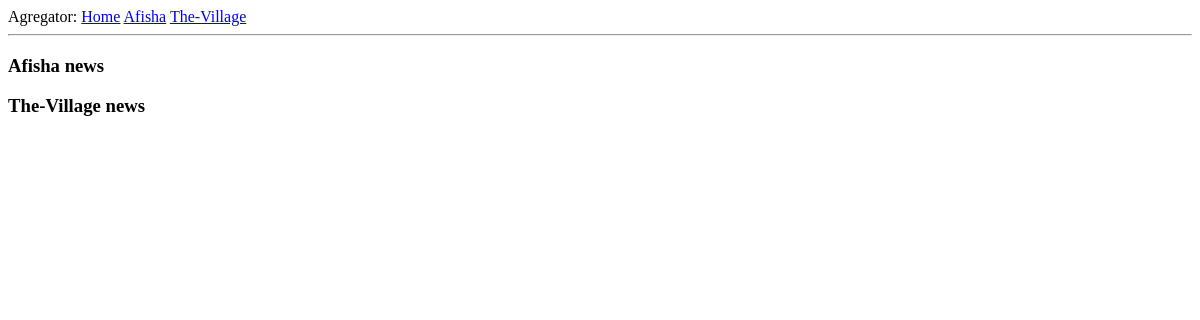
Before: / with the older database file.
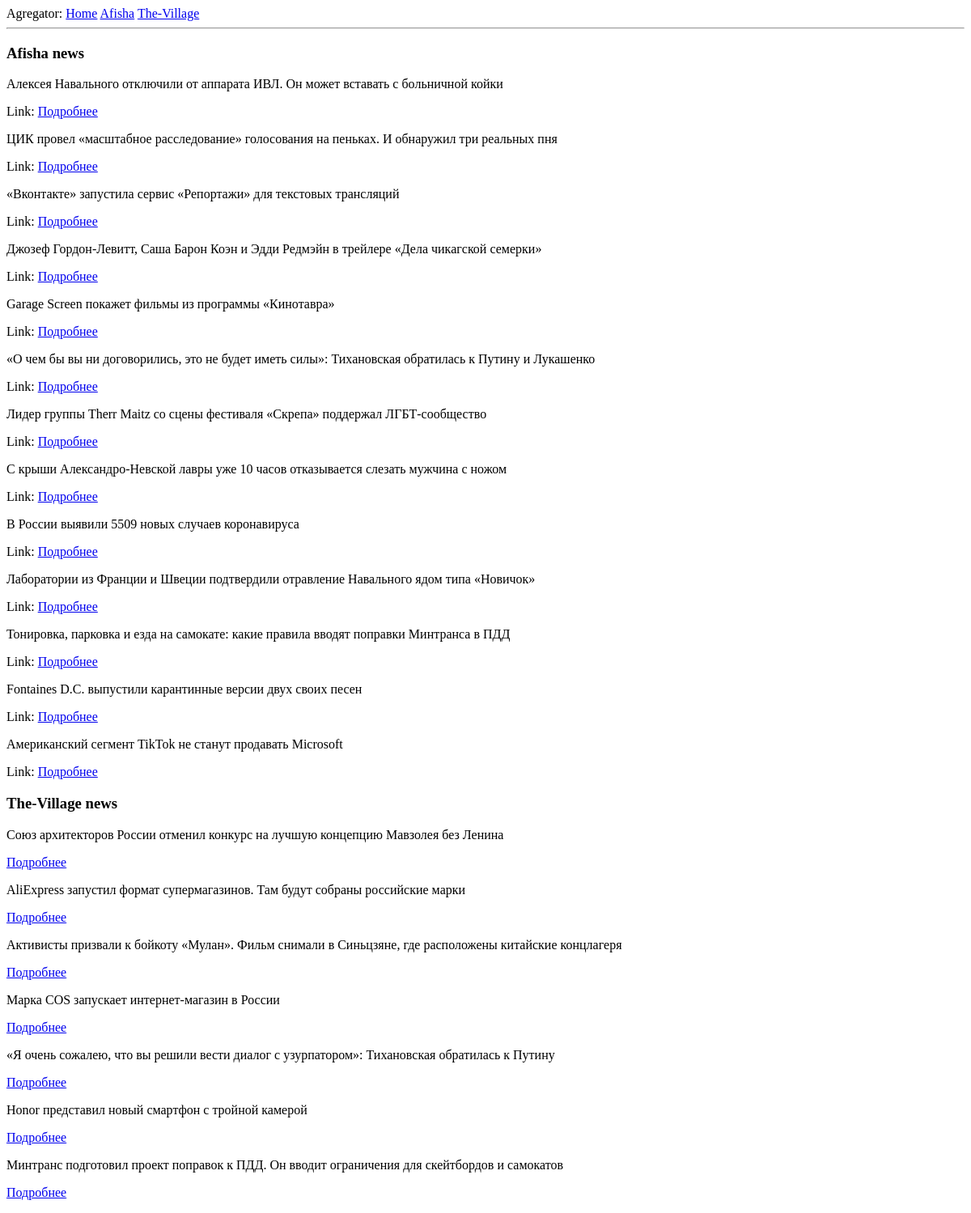
After: the same page with the newer database file.
### app/models.py (models this page shows, shortened)
class PaginatedAPIMixin(object):
    @staticmethod
    def to_collection_dict(query, page, per_page, endpoint, **kwargs):
        resources = query.paginate(page, per_page, False)
        data = {
            'items': [item.to_dict() for item in resources.items],
            '_meta': {
                'page': page,
                'per_page': per_page,
                'total_pages': resources.pages,
                'total_items': resources.total
            },
            '_links': {
                'self': url_for(endpoint, page=page, per_page=per_page, **kwargs),
                'next': url_for(endpoint, page=page + 1, per_page=per_page, **kwargs) if resources.has_next else None,
                'prev': url_for(endpoint, page=page - 1, per_page=per_page, **kwargs) if resources.has_prev else None
            }
        }
        return data

class News(PaginatedAPIMixin, db.Model):
    id = db.Column(db.Integer, primary_key=True)
    header = db.Column(db.String(120), index=True, unique=True)
    link = db.Column(db.String(120), index=True, unique=True)
    timestamp = db.Column(db.DateTime, index=True, default=datetime.utcnow)
    user_id = db.Column(db.Integer, db.ForeignKey('resource.id'))

### app/main/routes.py (the view)
@bp.route('/', methods=['GET'])
def index():
    since = datetime.now() - timedelta(hours=24)
    news_afisha, news_village = [], []
    news = News.query.filter(News.timestamp > since).order_by(News.timestamp.desc()).all()
    for new in news:
        if new.source.title == 'afisha':
            news_afisha.append(new)
        elif new.source.title == 'the-village':
            news_village.append(new)
    return render_template("table.html", title="Test", news_afisha=news_afisha, news_village=news_village)

### app/templates/table.html
{% extends "base.html" %}
{% block content %}
    <h3>Afisha news</h3>
        {% for new in news_afisha %}
            <div><p>{{ new.header }}</p><p>Link: <a href="{{ new.link }}">Подробнее</a></p></div>
        {% endfor %}
    <h3>The-Village news</h3>
        {% for new in news_village %}
            <div><p>{{ new.header }}</p><p><a href="{{ new.link }}">Подробнее</a></p></div>
        {% endfor %}
{% endblock %}

### app/templates/base.html (shortened to what this page needs)
<html>
    <head>
    </head>
    <body>
        <div>Agregator:
            <a href="{{ url_for('main.index') }}">Home</a>
            <a href="{{ url_for('main.afisha') }}">Afisha</a>
            <a href="{{ url_for('main.village') }}">The-Village</a>
        </div>
        <hr>
        {% block content %}{% endblock %}
    </body>
</html>

Changed rows visible on the page:
added News: header "Алексея Навального отключили от аппарата ИВЛ. Он может вставать с больничной койки", shown under "Afisha news"
added News: header "ЦИК провел «масштабное расследование» голосования на пеньках. И обнаружил три реальных пня", shown under "Afisha news"
added News: header "«Вконтакте» запустила сервис «Репортажи» для текстовых трансляций", shown under "Afisha news"
added News: header "Джозеф Гордон-Левитт, Саша Барон Коэн и Эдди Редмэйн в трейлере «Дела чикагской семерки»", shown under "Afisha news"
added News: header "Garage Screen покажет фильмы из программы «Кинотавра»", shown under "Afisha news"
added News: header "«О чем бы вы ни договорились, это не будет иметь силы»: Тихановская обратилась к Путину и Лукашенко", shown under "Afisha news"
added News: header "Лидер группы Therr Maitz со сцены фестиваля «Скрепа» поддержал ЛГБТ-сообщество", shown under "Afisha news"
added News: header "С крыши Александро-Невской лавры уже 10 часов отказывается слезать мужчина с ножом", shown under "Afisha news"
added News: header "В России выявили 5509 новых случаев коронавируса", shown under "Afisha news"
added News: header "Лаборатории из Франции и Швеции подтвердили отравление Навального ядом типа «Новичок»", shown under "Afisha news"
added News: header "Тонировка, парковка и езда на самокате: какие правила вводят поправки Минтранса в ПДД", shown under "Afisha news"
added News: header "Fontaines D.C. выпустили карантинные версии двух своих песен", shown under "Afisha news"
added News: header "Американский сегмент TikTok не станут продавать Microsoft", shown under "Afisha news"
added News: header "Союз архитекторов России отменил конкурс на лучшую концепцию Мавзолея без Ленина", shown under "The-Village news"
added News: header "AliExpress запустил формат супермагазинов. Там будут собраны российские марки", shown under "The-Village news"
added News: header "Активисты призвали к бойкоту «Мулан». Фильм снимали в Синьцзяне, где расположены китайские концлагеря", shown under "The-Village news"
added News: header "Марка COS запускает интернет-магазин в России", shown under "The-Village news"
added News: header "«Я очень сожалею, что вы решили вести диалог с узурпатором»: Тихановская обратилась к Путину", shown under "The-Village news"
added News: header "Honor представил новый смартфон с тройной камерой", shown under "The-Village news"
added News: header "Минтранс подготовил проект поправок к ПДД. Он вводит ограничения для скейтбордов и самокатов", shown under "The-Village news"
